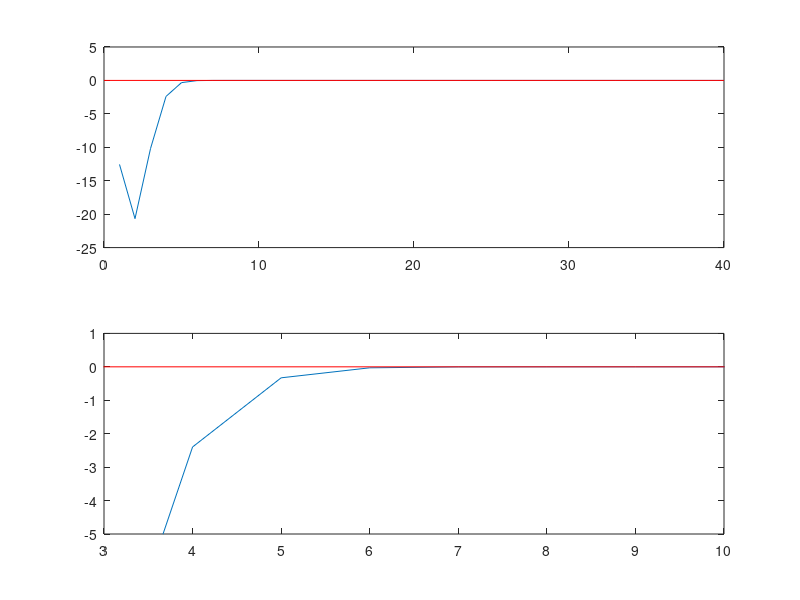

The MATLAB source for this figure:
%% Homework 06 - Steve Mazza
%% Problem 1
close all; clc; clear all;

% a)
fprintf('\n\nDouble precision solution is accurate within %d.\n', ...
    eps(9460730472580800));
fprintf('Single precision solution is accurate within %d.\n', ...
    eps(single(9460730472580800)));

% b)
A = realmax('single');
B = eps(realmax('single'))/2;
fprintf('\n\n  A: %38.0f\n',A);
fprintf('  B: %38.0f\n',B);
fprintf('A-B: %38.0f\n',A-B);

%% Problem 2
close all; clc; clear all;

% Estimate 0 with sin().
sin(4*pi)

% Estimate number of Taylor series expansions are needed to achieve above.
X = [ 1, 40 ];
for i = 1:40
    X(i) = -1^i * (4*pi^(2*i - 1))/factorial(2*i - 1);
end

figure;
subplot(2,1,1);
plot(X);
hold on;
line([0,40],[sin(4*pi),sin(4*pi)],'Color','red');
axis([0,40,-25,5]);
subplot(2,1,2);
plot(X);
hold on;
line([0,40],[sin(4*pi),sin(4*pi)],'Color','red');
axis([3,10,-5,1]);
%% Problem 3
close all; clc; clear all;

%a)
A = [ 6 -3 4; 12 5 -7; -5 2 6 ];
b = [ 41; -26; 14 ];
% Direct solution.
x = A\b
% Determinant of A.
s = det(A);
% Solution using LU decomposition.
[ R jb ] = rref([ A b ]);
% Pivot variables.
p = x(jb);
% Rank.
r = length(jb);
r = rank(A);

%b)

A = [ 0 0 3 5; 3 7 -4 5; 5 -6 7 8; 0 4 0 5 ];
b = [ 17; 5; 45; 9 ];
% Direct solution.
x = A\b
% Determinant of A.
s = det(A);
% Solution using LU decomposition.
[ R jb ] = rref([ A b ]);
% Pivot variables.
p = x(jb);
% Rank.
r = length(jb);
r = rank(A);

%c)
A = [ 16 2 3 13; 5 11 10 8; 9 7 6 12; 25 27 28 22 ];
b = [ 41; -26; 14; -64 ];
% Direct solution (does not work in this case).
x = A\b
% Determinant of A.
s = det(A);
% Solution using LU decomposition.
[ R jb ] = rref([ A b ]);
% Pivot variables.
p = x(jb);
% Rank.
r = length(jb);
r = rank(A);

%% Problem 4
close all; clc; clear all;
